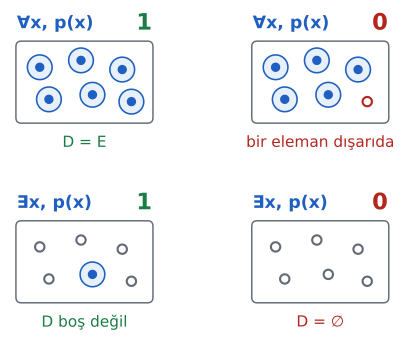

Reproduce this figure in Python.
import sys; sys.path.insert(0, "tools")
from cizim import *

# Dört kutu: her kutu evrensel küme E, boyalı bölge doğruluk kümesi D.
fig, axs = plt.subplots(2, 2, figsize=(6, 4.6))
noktalar = [(0.6, 1.45), (1.5, 1.6), (2.4, 1.4), (0.8, 0.75), (1.75, 0.85), (2.6, 0.7)]
durumlar = [
    (axs[0][0], "∀x, p(x)", "D = E", "1", set(range(6)), YESIL),
    (axs[0][1], "∀x, p(x)", "bir eleman dışarıda", "0", set(range(5)), KIRMIZI),
    (axs[1][0], "∃x, p(x)", "D boş değil", "1", {4}, YESIL),
    (axs[1][1], "∃x, p(x)", "D = ∅", "0", set(), KIRMIZI),
]
for ax, baslik, aciklama, deger, icerde, renk in durumlar:
    ax.axis("off"); ax.set_aspect("equal")
    ax.set_xlim(-0.1, 3.3); ax.set_ylim(-0.75, 2.75)
    ax.add_patch(patches.FancyBboxPatch((0.1, 0.25), 2.95, 1.75, boxstyle="round,pad=0.02,rounding_size=0.12",
                 facecolor="white", edgecolor=SOLUK, lw=1.1))
    for i, (x, y) in enumerate(noktalar):
        if i in icerde:
            ax.add_patch(patches.Circle((x, y), 0.27, facecolor=MAVI_ACIK, edgecolor=MAVI, lw=1.2))
            ax.plot(x, y, "o", color=MAVI, markersize=6)
        else:
            ax.plot(x, y, "o", color=KIRMIZI if baslik.startswith("∀") else SOLUK, markerfacecolor="white", markersize=7, mew=1.6)
    ax.text(0.1, 2.4, baslik, fontsize=13, fontweight="bold", color=MAVI, va="center")
    ax.text(3.05, 2.4, deger, fontsize=17, fontweight="bold", color=renk, va="center", ha="right")
    ax.text(1.575, -0.2, aciklama, fontsize=11.5, color=renk, ha="center", va="center")
fig.subplots_adjust(wspace=0.12, hspace=0.12)
kaydet(fig, __file__)
